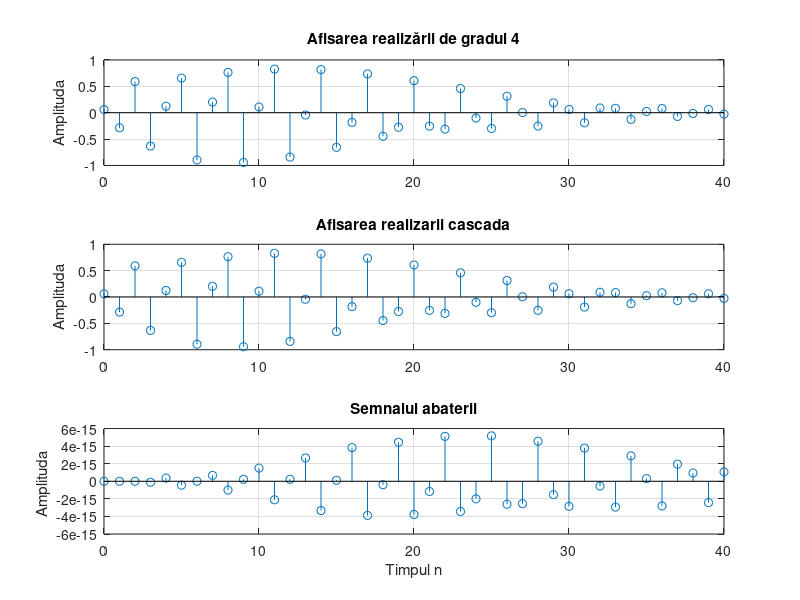

Reproduce this figure in MATLAB.
% Realizarea cascadelor
clf;
x=[1 zeros(1,40)]; % Generarea semnalului de intrare
n=0:40;
% Coeficientii sistemului de gradul 4
den=[1 1.6 2.28 1.325 0.68];
num=[0.06 -0.19 0.27 -0.26 0.12];
% calcularea semnalului de ieasire asistemului de gradul 4 y=filter(num,den,x);
% Coefocoentii sistemelordegradul 2
num1=[0.3 -0.2 0.4]; den1=[1 0.9 0.8];
num2=[0.2 -0.5 0.3]; den2=[1 0.7 0.85];
% Semnalul de iesire y1[n] a primei etape a cascadei
y1=filter(num1,den1,x);
% Semnalul deiesire y2[n] etapei a doua a cascadei
y2=filter(num2,den2,y1);
% calcularea semnalului de ieasire asistemului de gradul 4
y=filter(num,den,x);
% abaterea dintre y[n] si y2[n]
d=y-y2;
% Graficele semnalelor de iesire si a abaterii
subplot(3,1,1);
stem(n,y);
ylabel('Amplituda');
title('Afisarea realizării de gradul 4'); grid;
subplot(3,1,2);
stem(n,y2);
ylabel('Amplituda');
title('Afisarea realizarii cascada'); grid;
subplot(3,1,3);
stem(n,d);
xlabel('Timpul n'); ylabel('Amplituda ');
title('Semnalul abaterii'); grid;


